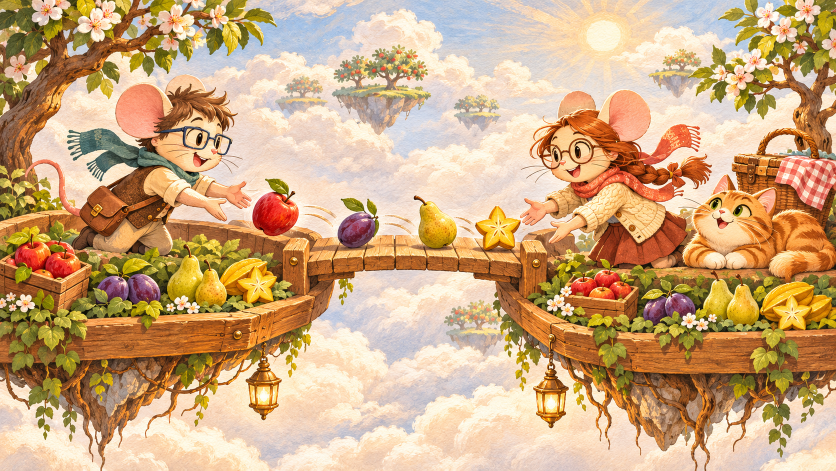
#> input picture ui/media/gravity-orchard/sources/environments/raw/cover.webp, 1672 x 941 px (shown at 1/2 size); its folder holds 4 pictures in this run
$ python optimize.py
#> lines starting #> are read from the running program, lines starting #| are printed output that depends on the picture
#!/usr/bin/env python3
"""Encode the retained image-generation originals and create review evidence.

Authoring only. Pillow is not a production/runtime dependency. Run from any cwd:
    python ui/media/gravity-orchard/sources/environments/optimize.py
The raw lossless WebP files preserve every source pixel from the generated PNGs.
"""
from __future__ import annotations

import hashlib
import json
from pathlib import Path
from PIL import Image, ImageDraw, ImageFont, ImageStat

HERE = Path(__file__).resolve().parent
ROOT = HERE.parents[4]
DEST = ROOT / 'public/assets/gravity-orchard'
SIZE = (1280, 720)
NAMES = {
    'cover': ('Gravity Orchard', 'Jon and Lydia cooperate across two floating orchard trays while Lala prepares a picnic.'),
    'morning-delivery': ('Morning Delivery', 'Pale morning clouds with delicate orchard blossoms around a quiet center.'),
    'switchback-grove': ('Switchback Grove', 'Warm afternoon sage mist framed by small orchard branches.'),
    'moonlight-picnic': ("Lala’s Moonlight Picnic", 'Soft teal twilight clouds with a crescent moon and warm fireflies at the edges.'),
}


def digest(path: Path) -> str:
    return hashlib.sha256(path.read_bytes()).hexdigest()


def main() -> None:
    (DEST / 'environments').mkdir(parents=True, exist_ok=True)
    (HERE / 'evidence').mkdir(exist_ok=True)
    assets, metrics = {}, []
    for identifier, (title, alt) in NAMES.items():
        source = HERE / 'raw' / f'{identifier}.webp'
        image = Image.open(source).convert('RGB')
#> image is the input picture: PIL image 1672x941 RGB; mean R, G, B 205.5, 169.3, 128.8
        # The generated ratio differs from exact 16:9 by less than 0.06%; this
        # direct resize is deliberate and preserves the complete composition.
        resized = image.resize(SIZE, Image.Resampling.LANCZOS)
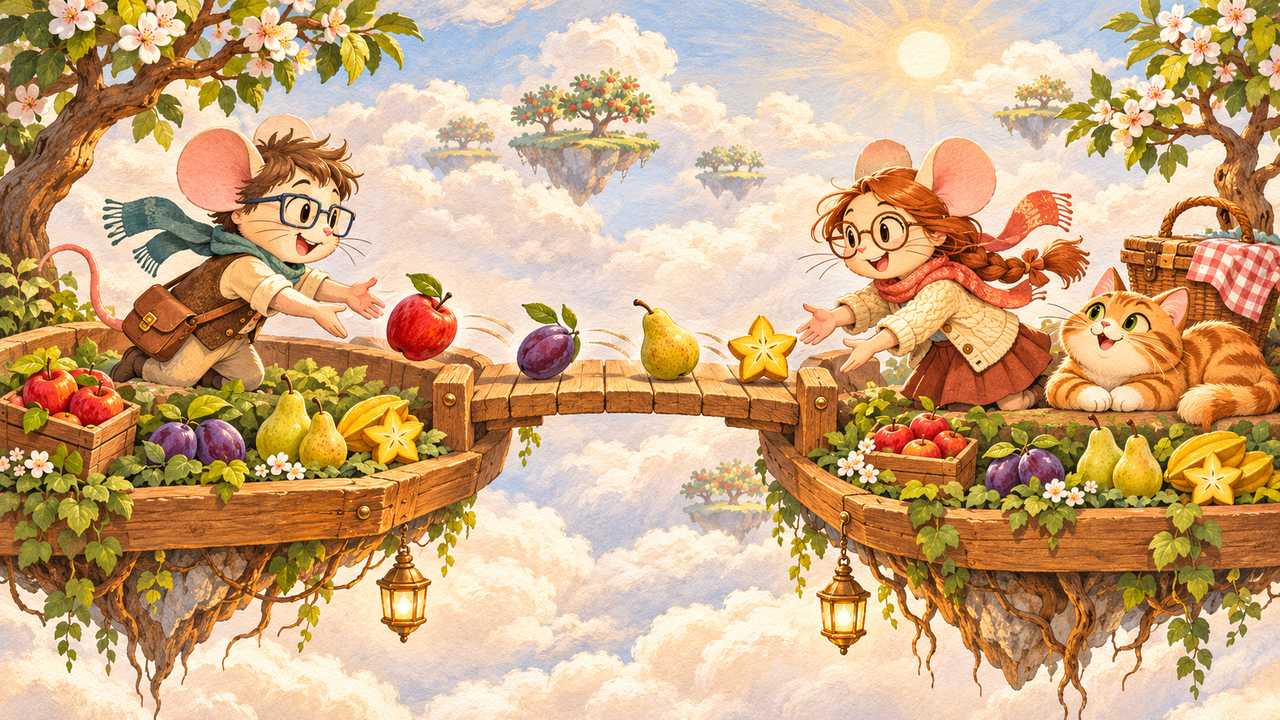
#> resized: PIL image 1280x720 RGB; mean R, G, B 205.5, 169.3, 128.9
        relative = 'cover.webp' if identifier == 'cover' else f'environments/{identifier}.webp'
        destination = DEST / relative
        resized.save(destination, 'WEBP', quality=87 if identifier == 'cover' else 82, method=6)
        decoded = Image.open(destination)
        decoded.load()
        assert decoded.size == SIZE
        assert decoded.mode == 'RGB'
        key = 'cover' if identifier == 'cover' else f'environment-{identifier}'
        assets[key] = {
            'src': '/assets/gravity-orchard/' + relative,
            'width': SIZE[0],
            'height': SIZE[1],
            'kind': 'image',
            'alt': alt,
            'label': title,
            'layer': 'cover' if identifier == 'cover' else 'backdrop',
            'transparent': False,
        }
        center = decoded.crop((256, 144, 1024, 576)).convert('L')
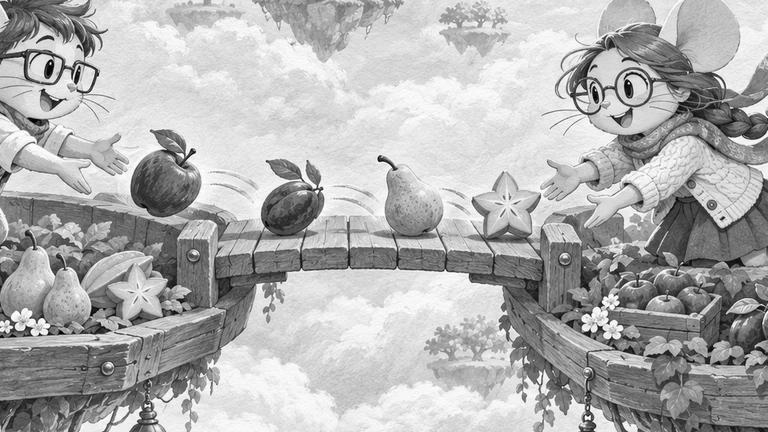
#> center: PIL image 768x432 L; min 0, max 255, mean 176.2
        stat = ImageStat.Stat(center)
        metrics.append({
            'id': identifier,
            'runtimeFile': str(destination.relative_to(ROOT)),
            'bytes': destination.stat().st_size,
            'width': decoded.width,
            'height': decoded.height,
            'format': decoded.format,
            'mode': decoded.mode,
            'sha256': digest(destination),
            'rawSha256': digest(source),
            'alphaRequired': False,
            'decoded': True,
            'centerLumaMean': round(stat.mean[0], 3),
            'centerLumaStddev': round(stat.stddev[0], 3),
        })
#> pass 2 of the loop in main, `for identifier, (title, alt) in NAMES.items():`:
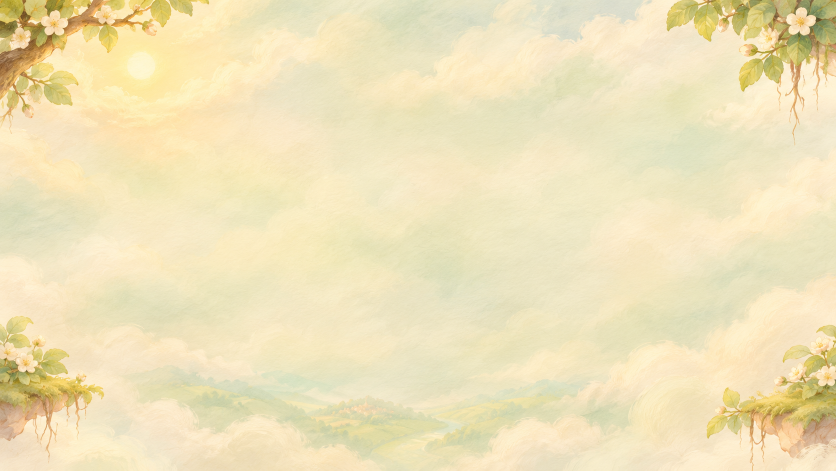
#> input picture ui/media/gravity-orchard/sources/environments/raw/morning-delivery.webp, 1672 x 941 px (shown at 1/2 size)
#> in main, image is the input picture: PIL image 1672x941 RGB; mean R, G, B 239, 226.4, 185.7
#> in main, `resized = image.resize(SIZE, Image.Resampling.LANCZOS)`:
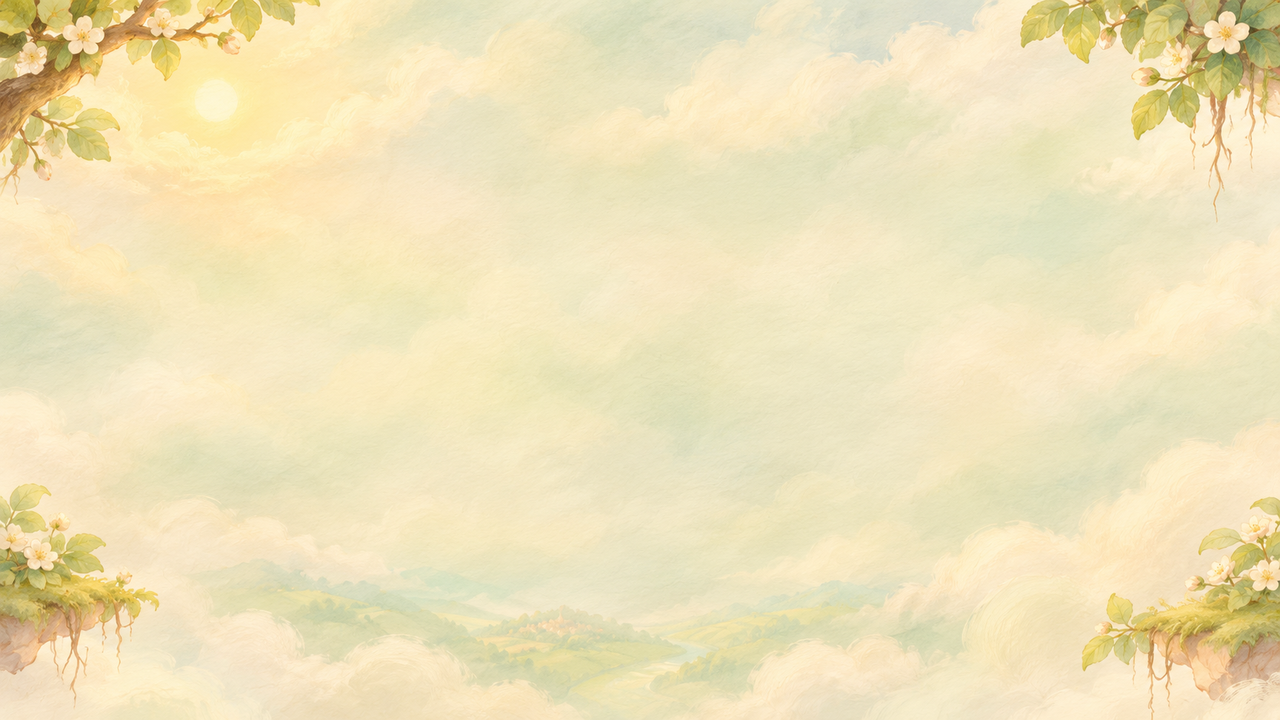
#> resized: PIL image 1280x720 RGB; mean R, G, B 239, 226.4, 185.7
#> in main, `center = decoded.crop((256, 144, 1024, 576)).convert('L')`:
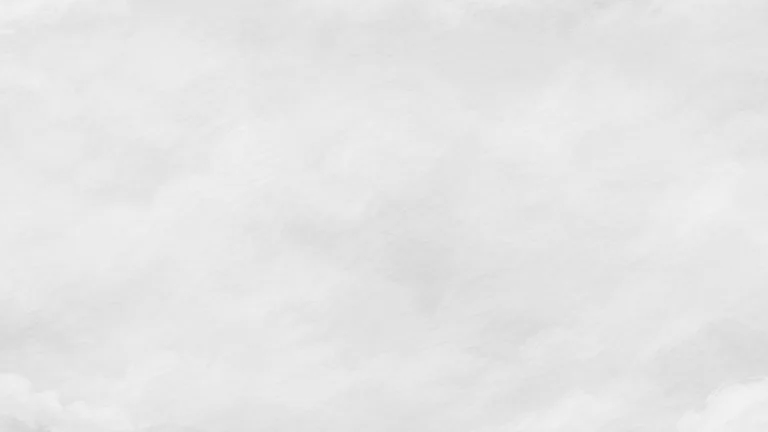
#> center: PIL image 768x432 L; min 212, max 242, mean 229.7
#> pass 3 of the loop in main, `for identifier, (title, alt) in NAMES.items():`:
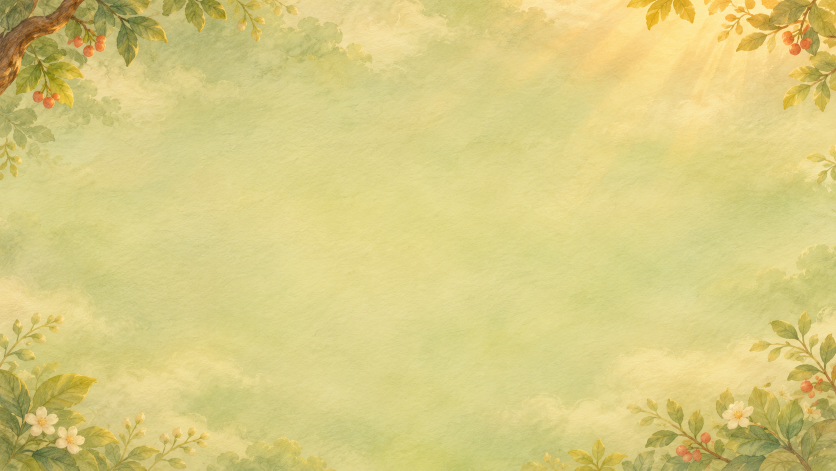
#> input picture ui/media/gravity-orchard/sources/environments/raw/switchback-grove.webp, 1672 x 941 px (shown at 1/2 size)
#> in main, image is the input picture: PIL image 1672x941 RGB; mean R, G, B 216.4, 204.2, 129.7
#> in main, `resized = image.resize(SIZE, Image.Resampling.LANCZOS)`:
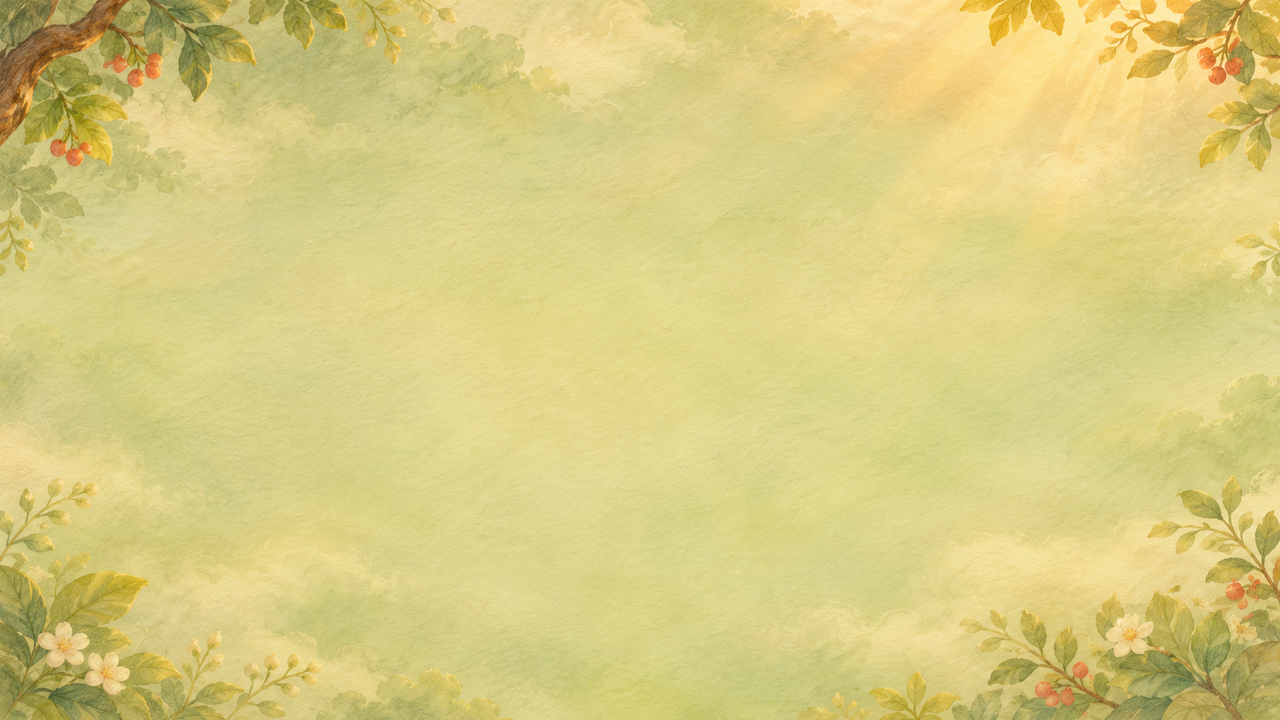
#> resized: PIL image 1280x720 RGB; mean R, G, B 216.4, 204.2, 129.7
#> in main, `center = decoded.crop((256, 144, 1024, 576)).convert('L')`:
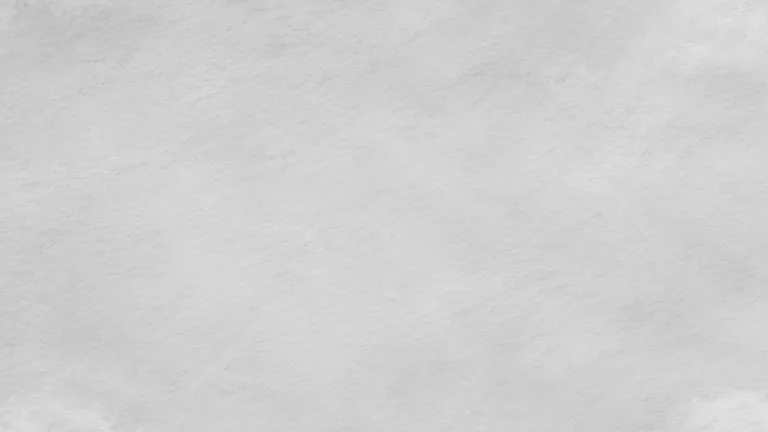
#> center: PIL image 768x432 L; min 180, max 227, mean 207.9
#> the loop made 4 passes; the first 3 are shown
    (HERE / 'fragment.json').write_text(json.dumps({'assets': assets}, indent=2) + '\n')
    (HERE / 'evidence' / 'image-checks.json').write_text(json.dumps({
        'runtimeSize': list(SIZE),
        'pixelChecks': metrics,
        'totalRuntimeBytes': sum(item['bytes'] for item in metrics),
        'visualInspection': 'See REVIEW.md; numerical checks do not replace rendered review.',
        'sourcesShipped': False,
    }, indent=2) + '\n')

    font = ImageFont.load_default(size=18)
    small = ImageFont.load_default(size=14)
    sheet = Image.new('RGB', (1328, 968), '#f5eddb')
    draw = ImageDraw.Draw(sheet)
    draw.text((24, 16), 'Gravity Orchard · finished illustration review', font=font, fill='#29483d')
    draw.text((24, 42), 'Runtime 1280 x 720 · two backgrounds shown at half scale; cover at collection-card scale', font=small, fill='#66563e')
    cover = Image.open(DEST / 'cover.webp').convert('RGB')
    sheet.paste(cover.resize((640, 360), Image.Resampling.LANCZOS), (24, 92))
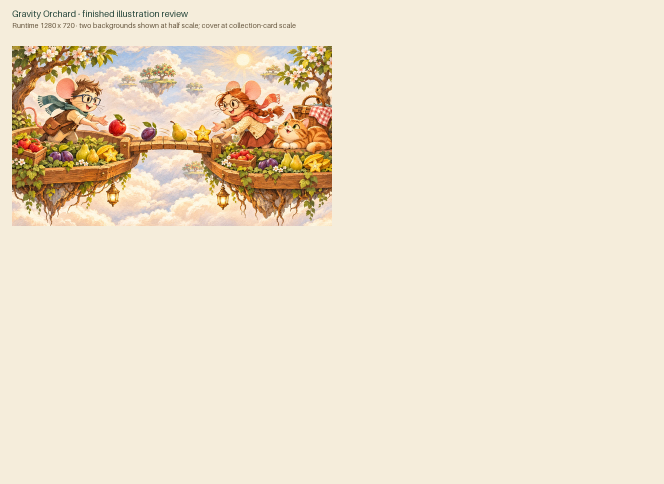
#> sheet: PIL image 1328x968 RGB (shown at 1/2 size); mean R, G, B 237.4, 224.5, 202.5
    sheet.paste(cover.resize((320, 180), Image.Resampling.LANCZOS), (692, 92))
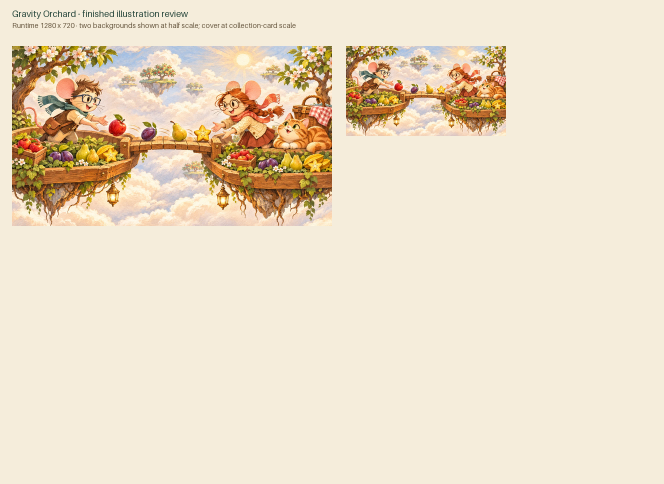
#> sheet: PIL image 1328x968 RGB (shown at 1/2 size); mean R, G, B 235.6, 221.5, 198.5
    draw.text((692, 286), '320 x 180 collection thumbnail', font=small, fill='#29483d')
    draw.text((24, 470), 'Morning Delivery', font=font, fill='#29483d')
    draw.text((692, 470), 'Switchback Grove', font=font, fill='#29483d')
    sheet.paste(Image.open(DEST / 'environments/morning-delivery.webp').resize((640, 360)), (24, 504))
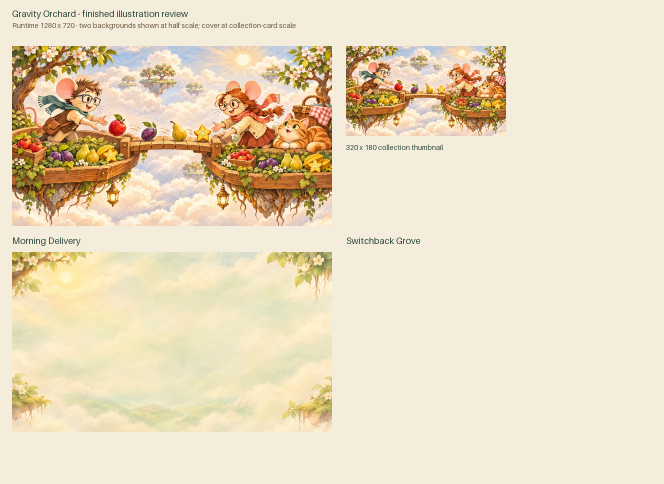
#> sheet: PIL image 1328x968 RGB (shown at 1/2 size); mean R, G, B 234.2, 219.5, 192.3
    sheet.paste(Image.open(DEST / 'environments/switchback-grove.webp').resize((608, 342)), (692, 504))
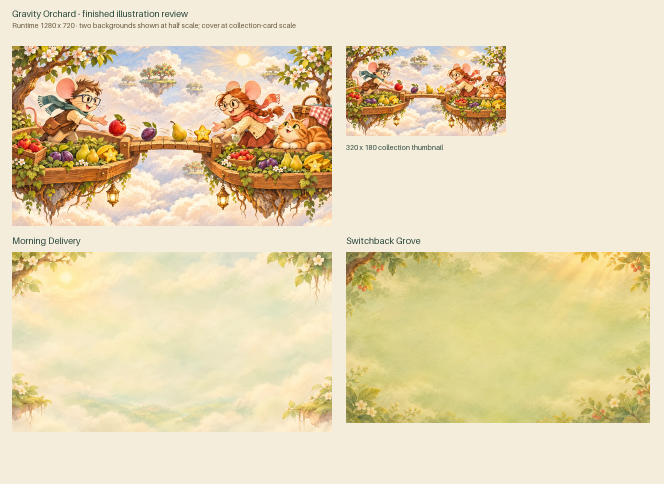
#> sheet: PIL image 1328x968 RGB (shown at 1/2 size); mean R, G, B 229.6, 214.2, 177.8
    draw.text((24, 900), 'Night backdrop is inspected separately at 1280 x 720. Art contains no interface text.', font=small, fill='#66563e')
    sheet.save(HERE / 'evidence' / 'cover-and-day-review.webp', 'WEBP', quality=88, method=6)
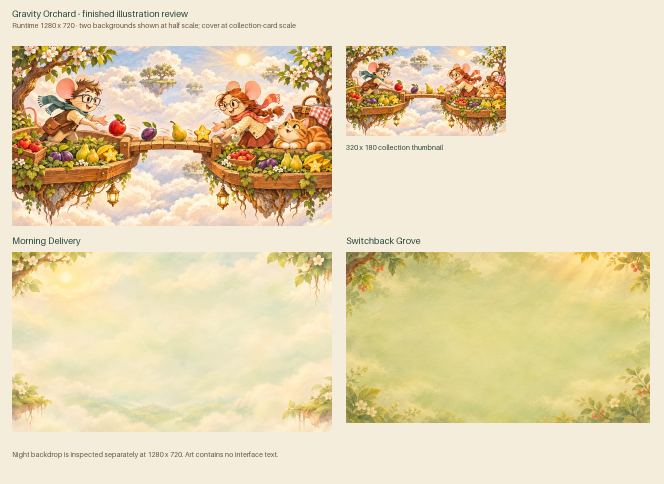
#> saved as cover-and-day-review.webp: PIL image 1328x968 RGB (shown at 1/2 size); mean R, G, B 229.5, 214, 177.6
    # Exact 720p copies are encoded runtime files, not oversized generated art.
    print(json.dumps({'assets': len(assets), 'runtimeBytes': sum(x['bytes'] for x in metrics), 'files': metrics}, indent=2))


if __name__ == '__main__':
    main()
